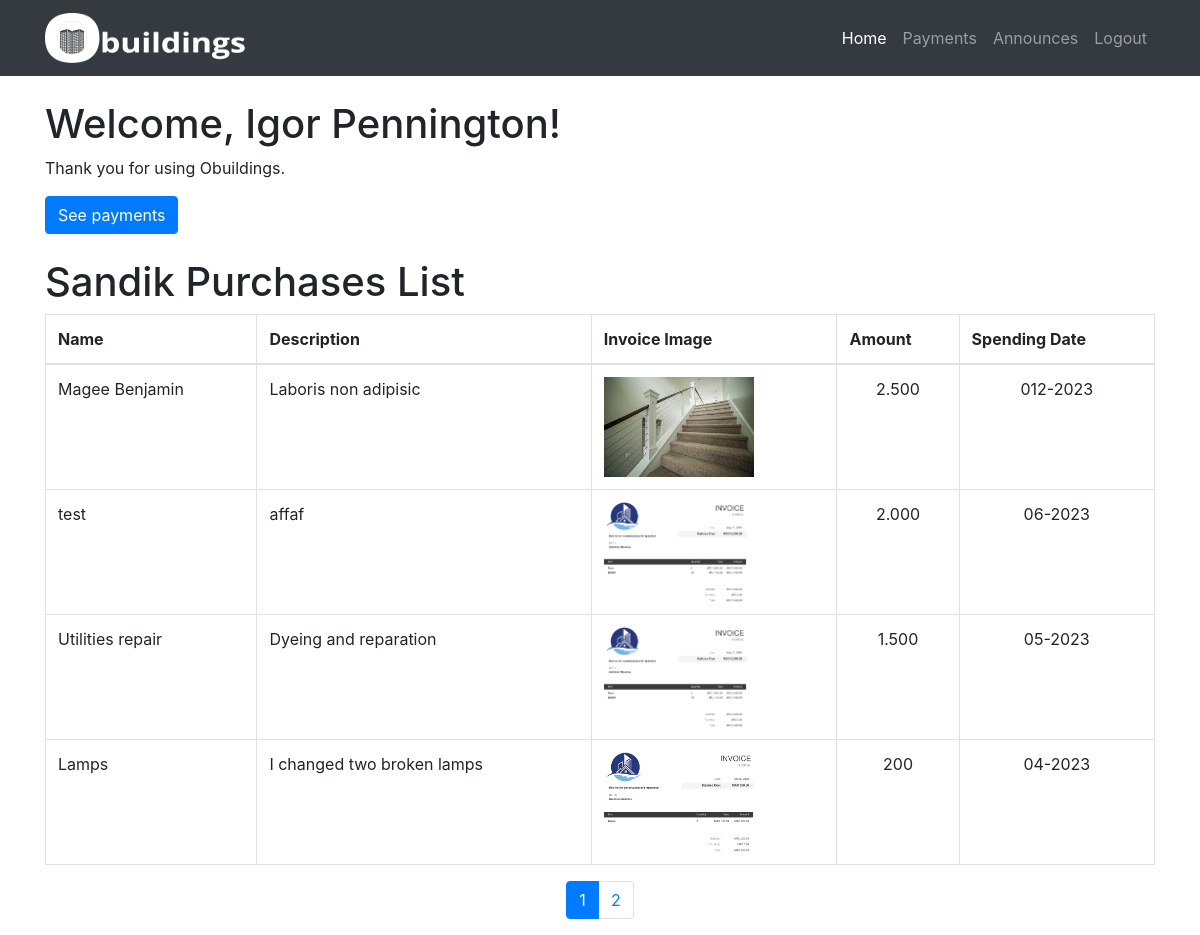
The app's page /homepage.php (signed in) with its own data.
### tables this page shows
CREATE TABLE `purchases` (
  `purchase_id` int(11) NOT NULL,
  `purchase_month` int(11) DEFAULT NULL,
  `purchase_year` int(11) DEFAULT NULL,
  `description` varchar(255) DEFAULT NULL,
  `invoice` varchar(255) DEFAULT NULL,
  `amount` int(11) DEFAULT NULL,
  `date` date DEFAULT current_timestamp(),
  `name` varchar(255) DEFAULT NULL
);

### classes/db-config.php (called while the page is built, shortened)
<?php
$environment = getenv('APP_ENV') ?: 'production';
$configs = [
    'local' => [
        'host' => 'localhost',
        'dbname' => 'sandik',
        'username' => 'root',
        'password' => ''
    ],
    'production' => [
        'host' => 'localhost',
        'dbname' => 'sandik',
        'username' => 'outhman790',
        'password' => 'outhman790..!!'
    ]
];
$currentConfig = $configs[$environment] ?? $configs['production'];
$dbConfig = $currentConfig;

### classes/db.class.php (called while the page is built, shortened)
<?php
require_once __DIR__ . '/db-config.php';
class DB
{
    protected $host;
    protected $dbname;
    protected $username;
    protected $password;
    public function __construct()
    {
        global $dbConfig;
        $this->host = $dbConfig['host'];
        $this->dbname = $dbConfig['dbname'];
        $this->username = $dbConfig['username'];
        $this->password = $dbConfig['password'];
    }
    public function connect()
    {
        try {
            $dsn = "mysql:host={$this->host};dbname={$this->dbname};charset=utf8mb4";
            $this->conn = new PDO($dsn, $this->username, $this->password);
            $this->conn->setAttribute(PDO::ATTR_ERRMODE, PDO::ERRMODE_EXCEPTION);
            $this->conn->setAttribute(PDO::ATTR_DEFAULT_FETCH_MODE, PDO::FETCH_ASSOC);
            return $this->conn;
        } catch (PDOException $e) {
            die("Connection failed: " . $e->getMessage());
        }
    }
}

### classes/user.class.php (called while the page is built, shortened)
<?php
require_once 'db.class.php';
class User extends DB
{
    public function getAllPurchases($offset, $limit)
    {
        $query = "SELECT * FROM `purchases` ORDER BY `purchases`.`purchase_year` DESC, `purchases`.`purchase_month` DESC LIMIT :offset, :limit";
        $statement = $this->connect()->prepare($query);
        $statement->bindValue(':offset', $offset, PDO::PARAM_INT);
        $statement->bindValue(':limit', $limit, PDO::PARAM_INT);
        $statement->execute();
        if ($statement) {
            $purchases = $statement->fetchAll(PDO::FETCH_ASSOC);
            return $purchases;
        }
        return null;
    }
    public function getTotalPurchases()
    {
        $query = "SELECT COUNT(*) AS total FROM `purchases`";
        $statement = $this->connect()->query($query);
        $statement->execute();
        if ($statement) {
            $result = $statement->fetch(PDO::FETCH_ASSOC);
            return $result['total'];
        }
        return 0;
    }
}

### homepage.php (the view, shortened to what this page needs)
<?php
require_once 'classes/user.class.php';
$purchasesObj = new User();
$totalPurchases = $purchasesObj->getTotalPurchases();
$itemsPerPage = 4;
$totalPages = ceil($totalPurchases / $itemsPerPage);
$currentpage = isset($_GET['page']) ? $_GET['page'] : 1;
$offset = ($currentpage - 1) * $itemsPerPage;
$purchases = $purchasesObj->getAllPurchases($offset, $itemsPerPage);
if (isset($_SESSION['status']) && $_SESSION['status'] === 'Resident') {
?>
    <!DOCTYPE html>
    <html lang="en">
    <head>
        <link rel="stylesheet" href="https://maxcdn.bootstrapcdn.com/bootstrap/4.5.0/css/bootstrap.min.css">
    </head>
    <body>
        <nav class="navbar navbar-expand-lg navbar-dark bg-dark">
            <div class="container">
                <img class="navbar-brand" src="assets/img/logo white.png" style="width: 200px; height: 60px"></img>
                <div class="collapse navbar-collapse" id="navbarNav">
                    <ul class="navbar-nav ml-auto">
                        <li class="nav-item active">
                            <a class="nav-link" href="#">Home <span class="sr-only">(current)</span></a>
                        </li>
                        <li class="nav-item">
                            <a class="nav-link" href="payments.php">Payments</a>
                        </li>
                        <li class="nav-item">
                            <a class="nav-link" href="announces.php">Announces</a>
                        </li>
                        <li class="nav-item">
                            <a class="nav-link" href="logout.php">Logout</a>
                        </li>
                    </ul>
                </div>
            </div>
        </nav>
        <div class="container mt-4">
            <h1>Welcome, <?php echo $_SESSION['fName'] . ' ' . $_SESSION['lName'] ?>!</h1>
            <p>Thank you for using Obuildings.</p>
            <a href="payments.php" class="btn btn-primary">See payments</a>
        </div>
        <div class="container mt-4">
            <h1>Sandik Purchases List</h1>
            <table class="table table-bordered">
                <thead>
                    <tr>
                        <th>Name</th>
                        <th>Description</th>
                        <th>Invoice Image</th>
                        <th>Amount</th>
                        <th>Spending Date</th>
                    </tr>
                </thead>
                <tbody>
                    <?php foreach ($purchases as $purchase) : ?>
                        <tr>
                            <td><?php echo $purchase['name']; ?></td>
                            <td><?php echo $purchase['description']; ?></td>
                            <td>
                                <a href="includes/uploads/<?php echo $purchase['invoice'] ?>" data-toggle="modal" data-target="#imageModal">
                                    <img src="includes/uploads/<?php echo $purchase['invoice'] ?>" alt="Invoice Image" height="100">
                                </a>
                            </td>
                            <td class="text-center"><?php echo number_format($purchase['amount'], 0, ',', '.') ?>
                            </td>
                            <td class="text-center">
                                <?php echo '0' . $purchase['purchase_month'] . '-' . $purchase['purchase_year']; ?></td>
                        </tr>
                    <?php endforeach; ?>
                </tbody>
            </table>
            <nav aria-label="Pagination" class="d-flex justify-content-center">
                <ul class="pagination">
                    <?php for ($i = 1; $i <= $totalPages; $i++) : ?>
                        <li class="page-item <?php echo ($currentpage == $i) ? 'active' : ''; ?>">
                            <a class="page-link" href="?page=<?php echo $i; ?>"><?php echo $i; ?></a>
                        </li>
                    <?php endfor; ?>
                </ul>
            </nav>
        </div>
    </body>
    </html>
<?php
} elseif (isset($_SESSION['status']) && $_SESSION['status'] === 'Admin') {
    header('location: index.php');
} else {
    header('location: login.php');
}
?>

### records on screen
purchases: name "Magee Benjamin", description "Laboris non adipisic", invoice (picture), amount "2.500", purchase_month "12", purchase_year "2023"
purchases: name "test", description "affaf", invoice (picture), amount "2.000", purchase_month "6", purchase_year "2023"
purchases: name "Utilities repair", description "Dyeing and reparation", invoice (picture), amount "1.500", purchase_month "5", purchase_year "2023"
purchases: name "Lamps", description "I changed two broken lamps", invoice (picture), amount "200", purchase_month "4", purchase_year "2023"

### other values on screen
$_SESSION['fName'] "Igor"
$_SESSION['lName'] "Pennington"
